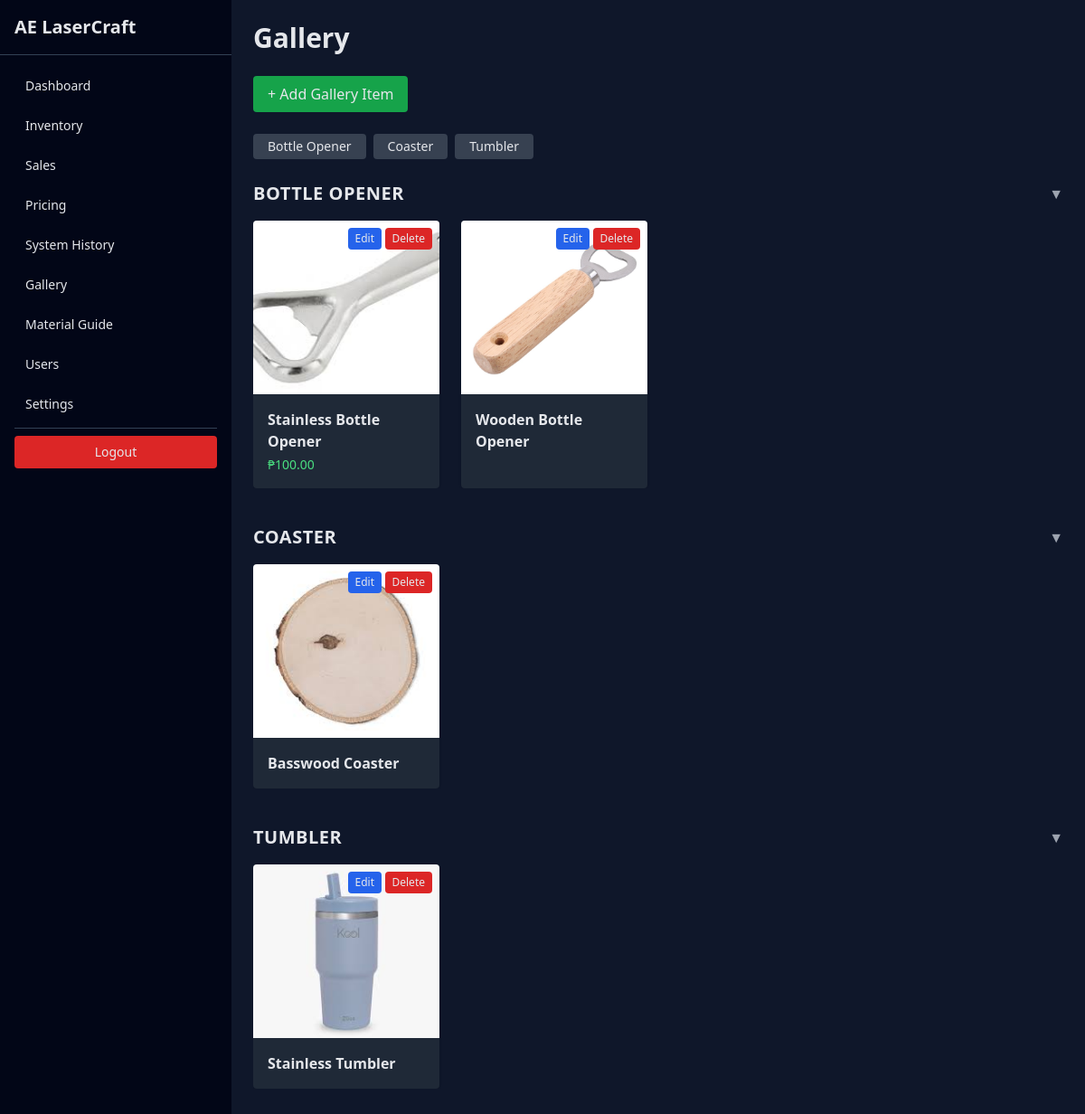
Screenshot of /gallery (signed in) with the database file from the repository.
### tables this page shows
CREATE TABLE gallery (
        id INTEGER PRIMARY KEY,
        name TEXT,
        category TEXT,
        image TEXT,
        price REAL,
        show_price INTEGER
    );

### app.py (the view, shortened to what this page needs)
@app.route("/gallery", methods=["GET", "POST"])
def gallery():
    conn = connect()
    c = conn.cursor()
    c.execute("""
        SELECT id, name, category, image, price, show_price
        FROM gallery
        ORDER BY category, name
    """)
    rows = c.fetchall()
    conn.close()
    gallery = {}
    for r in rows:
        cat = r[2] or "Uncategorized"
        gallery.setdefault(cat, []).append(r)
    return render_template(
        "gallery.html",
        gallery=gallery,
        is_admin=current_user.is_authenticated and current_user.role == "admin"
    )

### app.py (called while the page is built)
def load_user_settings_safe():
    if not current_user.is_authenticated:
        return {}
    conn = connect()
    c = conn.cursor()
    c.execute(
        "SELECT settings FROM user_settings WHERE user_id = ?",
        (current_user.id,)
    )
    row = c.fetchone()
    conn.close()
    if not row or not row[0]:
        return {}
    try:
        return json.loads(row[0])
    except Exception:
        return {}

@app.context_processor
def inject_globals():
    return {
        "settings": load_user_settings_safe(),
        "is_admin": (
            current_user.is_authenticated
            and current_user.role == "admin"
        )
    }

@login_manager.user_loader
def load_user(user_id):
    conn = connect()
    c = conn.cursor()
    c.execute("SELECT id, username, role FROM users WHERE id=?", (user_id,))
    u = c.fetchone()
    conn.close()
    return User(*u) if u else None

### auth.py (called while the page is built)
    @property
    def is_active(self):
        return self._is_active

### database.py (called while the page is built)
def is_postgres():
    return bool(os.environ.get("DATABASE_URL"))

def connect():
    if is_postgres():
        return connect_postgres()
    else:
        return connect_sqlite()

def connect_sqlite():
    return sqlite3.connect("data/database.db")

### templates/gallery.html (shortened to what this page needs)
{% extends "base.html" %}
{% block content %}
<h2 class="text-3xl font-bold mb-6">Gallery</h2>
{% if is_admin %}
<button
  onclick="openGalleryModal()"
  class="mb-6 bg-green-600 hover:bg-green-500 px-4 py-2 rounded">
  + Add Gallery Item
</button>
{% endif %}
<div class="flex flex-wrap gap-2 mb-6">
  {% for category in gallery.keys() %}
    {% set cat_id = category|lower|replace(' ', '-') %}
    <button
      class="category-pill bg-gray-700 hover:bg-gray-600 px-4 py-1 rounded text-sm"
      onclick="scrollToCategory('{{ cat_id }}')">
      {{ category }}
    </button>
  {% endfor %}
</div>
{% for category, items in gallery.items() %}
  {% set cat_id = category|lower|replace(' ', '-') %}
  <div id="cat-{{ cat_id }}" class="mb-10">
    <div
      class="flex justify-between items-center cursor-pointer mb-4"
      onclick="toggleCategory('{{ cat_id }}')">
      <h3 class="text-xl font-semibold uppercase tracking-wide">
        {{ category }}
      </h3>
      <span
        id="icon-{{ cat_id }}"
        class="text-gray-400 transition-transform duration-300">
        ▼
      </span>
    </div>
    <div
      id="section-{{ cat_id }}"
      class="gallery-section expanded overflow-hidden transition-all duration-300 ease-in-out">
      <div class="grid grid-cols-1 sm:grid-cols-2 md:grid-cols-3 lg:grid-cols-4 gap-6">
        {% for g in items %}
          <div
            class="gallery-item bg-gray-800 rounded shadow relative overflow-hidden cursor-pointer"
            data-id="{{ g[0] }}"
            data-name="{{ g[1] }}">
            <img
              src="{{ g[3] }}"
              alt="{{ g[1] }}"
              class="w-full h-48 object-cover">
            <div class="p-4">
              <div class="font-semibold">{{ g[1] }}</div>
              {% if g[5] %}
                <div class="text-green-400 text-sm mt-1">
                  ₱{{ "%.2f"|format(g[4]) }}
                </div>
              {% endif %}
            </div>
            {% if is_admin %}
            <button
              class="edit-gallery-btn absolute top-2 right-16 bg-blue-600 hover:bg-blue-500 text-xs px-2 py-1 rounded"
              data-id="{{ g[0] }}"
              data-name="{{ g[1] }}"
              data-category="{{ g[2] }}"
              data-price="{{ g[4] }}"
              data-show-price="{{ g[5] }}">
              Edit
            </button>
              <button
                data-id="{{ g[0] }}"
                onclick="deleteGallery(this)"
                class="absolute top-2 right-2 bg-red-600 hover:bg-red-500 text-xs px-2 py-1 rounded">
                Delete
              </button>
            {% endif %}
          </div>
        {% endfor %}
      </div>
    </div>
  </div>
{% endfor %}
{% endblock %}

### static/css/style.css (style rules this page uses)
:root { --bg: #0f172a; --sidebar: #020617; --card: #111827; --text: #e5e7eb; --accent: #22c55e; }
body { background-color: var(--bg); color: var(--text); transition: background-color 0.3s, color 0.3s; }
.gallery-section { overflow: hidden; transition: max-height 0.35s ease, opacity 0.25s ease; max-height: 0; opacity: 0; }
.gallery-section.expanded { max-height: 5000px; opacity: 1; }

### rows the page displays
gallery: category "Bottle Opener", category "BOTTLE OPENER", image (picture), name "Stainless Bottle Opener", price "100.00"
gallery: category "Coaster", category "COASTER", image (picture), name "Basswood Coaster"
gallery: category "Tumbler", category "TUMBLER", image (picture), name "Stainless Tumbler"
gallery: image (picture), name "Wooden Bottle Opener"
